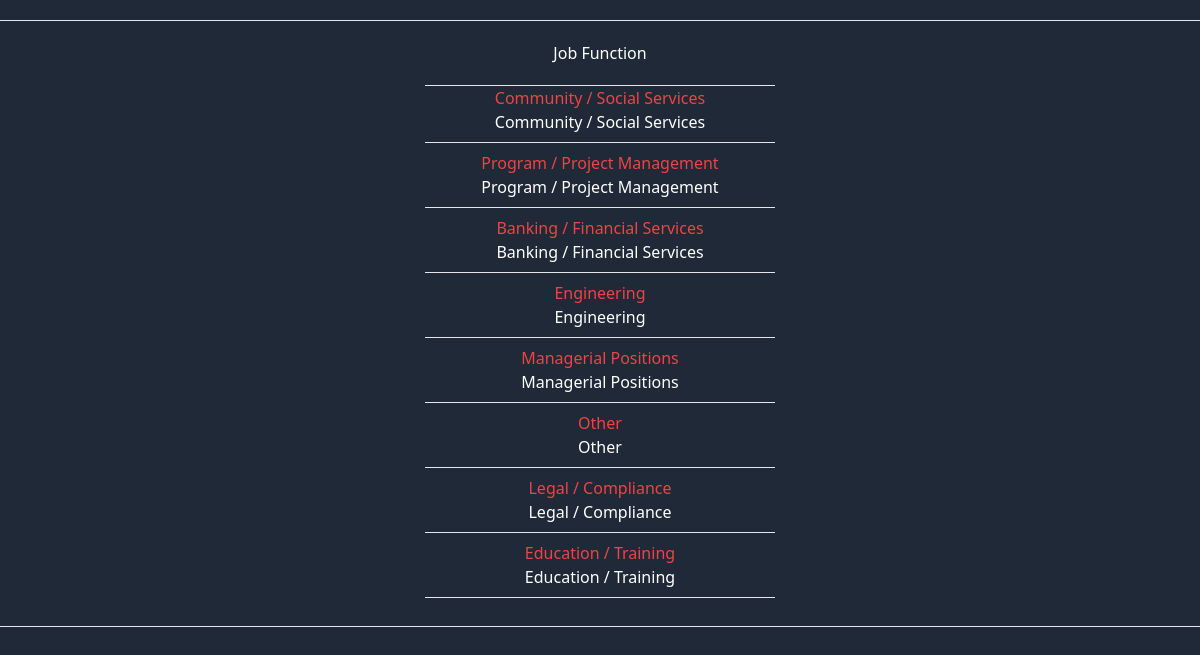
/home/, run on the app's committed database.
### jobsite/models.py (models this page shows, shortened)
class JobFunction(models.Model):
    job_title = models.CharField(max_length=200)

### jobsite/views.py (the view)
# urls.py: path('home/', views.jobFunctionTitle, name="home"),
def jobFunctionTitle(request):
    jobFunction_Titles = models.JobFunction.objects.all()
    q = request.GET.get('q') if request.GET.get('q') != None else ''
    jobFunctions = models.JobFunction.objects.filter(job_title__icontains=q)
    context = { 'jobFunction_Titles' : jobFunction_Titles , 'jobFunctions' : jobFunctions }
    return render(request, 'jobsite/home.html', context)

### jobsite/templates/jobsite/home.html
{% extends 'jobsite/main.html' %}
{% block content %}
<hr class="my-5">
<div class="flex justify-center">
    <div class="text-white w-[350px] text-center">
        <h1>Job Function</h1>
        <hr class="mt-5">
        {% for jobFunctionTitle in jobFunction_Titles %}
        <a class="text-red-500 hover:scale-95 transform duration-300" href="{% url 'detail' %}?q={{ jobFunctionTitle.job_title }}">{{ jobFunctionTitle.job_title }}</a>
        <div>{{ jobFunctionTitle.job_title }}</div>
        <hr class="my-2">
        {% endfor %}
    </div>
</div>
<hr class="mt-5">
{% endblock %}

### data on the page
JobFunction: job_title "Community / Social Services"
JobFunction: job_title "Program / Project Management"
JobFunction: job_title "Banking / Financial Services"
JobFunction: job_title "Engineering"
JobFunction: job_title "Managerial Positions"
JobFunction: job_title "Other"
JobFunction: job_title "Legal / Compliance"
JobFunction: job_title "Education / Training"
